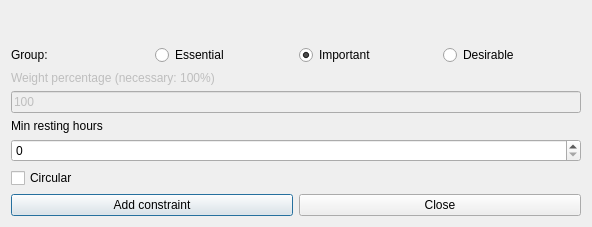
<?xml version="1.0" encoding="UTF-8"?>
<ui version="4.0">
 <class>AddConstraintStudentsMinRestingHoursForm_template</class>
 <widget class="QDialog" name="AddConstraintStudentsMinRestingHoursForm_template">
  <property name="geometry">
   <rect>
    <x>0</x>
    <y>0</y>
    <width>592</width>
    <height>227</height>
   </rect>
  </property>
  <property name="windowTitle">
   <string extracomment="This is the title of the dialog to add a new constraint of this type">Add students min resting hours</string>
  </property>
  <layout class="QVBoxLayout" name="verticalLayout">
   <item>
    <spacer name="spacer6">
     <property name="orientation">
      <enum>Qt::Vertical</enum>
     </property>
     <property name="sizeType">
      <enum>QSizePolicy::Expanding</enum>
     </property>
     <property name="sizeHint" stdset="0">
      <size>
       <width>20</width>
       <height>40</height>
      </size>
     </property>
    </spacer>
   </item>
   <item>
    <layout class="QHBoxLayout" name="horizontalLayout_4">
     <item>
      <widget class="QLabel" name="groupTextLabel">
       <property name="text">
        <string>Group:</string>
       </property>
      </widget>
     </item>
     <item>
      <widget class="QRadioButton" name="essentialRadioButton">
       <property name="text">
        <string>Essential</string>
       </property>
      </widget>
     </item>
     <item>
      <widget class="QRadioButton" name="importantRadioButton">
       <property name="text">
        <string>Important</string>
       </property>
       <property name="checked">
        <bool>true</bool>
       </property>
      </widget>
     </item>
     <item>
      <widget class="QRadioButton" name="desirableRadioButton">
       <property name="text">
        <string>Desirable</string>
       </property>
      </widget>
     </item>
    </layout>
   </item>
   <item>
    <widget class="QLabel" name="weightTextLabel">
     <property name="enabled">
      <bool>false</bool>
     </property>
     <property name="frameShape">
      <enum>QFrame::NoFrame</enum>
     </property>
     <property name="frameShadow">
      <enum>QFrame::Plain</enum>
     </property>
     <property name="text">
      <string>Weight percentage (necessary: 100%)</string>
     </property>
     <property name="wordWrap">
      <bool>false</bool>
     </property>
    </widget>
   </item>
   <item>
    <widget class="QLineEdit" name="weightLineEdit">
     <property name="enabled">
      <bool>false</bool>
     </property>
     <property name="text">
      <string notr="true">100</string>
     </property>
    </widget>
   </item>
   <item>
    <widget class="QLabel" name="textLabel1">
     <property name="text">
      <string>Min resting hours</string>
     </property>
     <property name="wordWrap">
      <bool>false</bool>
     </property>
    </widget>
   </item>
   <item>
    <widget class="QSpinBox" name="minRestingHoursSpinBox"/>
   </item>
   <item>
    <widget class="QCheckBox" name="circularCheckBox">
     <property name="text">
      <string>Circular</string>
     </property>
    </widget>
   </item>
   <item>
    <layout class="QHBoxLayout">
     <item>
      <widget class="QPushButton" name="addConstraintPushButton">
       <property name="text">
        <string>Add constraint</string>
       </property>
      </widget>
     </item>
     <item>
      <widget class="QPushButton" name="closePushButton">
       <property name="text">
        <string>Close</string>
       </property>
      </widget>
     </item>
    </layout>
   </item>
  </layout>
 </widget>
 <layoutdefault spacing="6" margin="11"/>
 <resources/>
 <connections/>
</ui>
